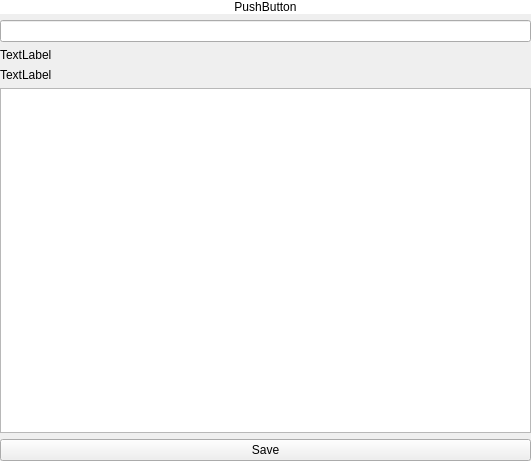
<?xml version="1.0" encoding="UTF-8"?>
<ui version="4.0">
 <class>EntryInfoTab</class>
 <widget class="QWidget" name="EntryInfoTab">
  <property name="geometry">
   <rect>
    <x>0</x>
    <y>0</y>
    <width>531</width>
    <height>461</height>
   </rect>
  </property>
  <property name="windowTitle">
   <string>Form</string>
  </property>
  <widget class="QWidget" name="verticalLayoutWidget">
   <property name="geometry">
    <rect>
     <x>0</x>
     <y>0</y>
     <width>531</width>
     <height>461</height>
    </rect>
   </property>
   <layout class="QVBoxLayout" name="verticalLayout">
    <item>
     <widget class="QPushButton" name="titlePushButton">
      <property name="styleSheet">
       <string notr="true">background-color: rgb(255, 255, 255); border: none;</string>
      </property>
      <property name="text">
       <string>PushButton</string>
      </property>
     </widget>
    </item>
    <item>
     <widget class="QLineEdit" name="titleLineEdit"/>
    </item>
    <item>
     <widget class="QLabel" name="icodeLabel">
      <property name="text">
       <string>TextLabel</string>
      </property>
     </widget>
    </item>
    <item>
     <widget class="QLabel" name="createdLabel">
      <property name="text">
       <string>TextLabel</string>
      </property>
     </widget>
    </item>
    <item>
     <widget class="QPlainTextEdit" name="infoPlainTextEdit"/>
    </item>
    <item>
     <widget class="QPushButton" name="savePushButton">
      <property name="text">
       <string>Save</string>
      </property>
     </widget>
    </item>
   </layout>
  </widget>
 </widget>
 <resources/>
 <connections/>
</ui>
